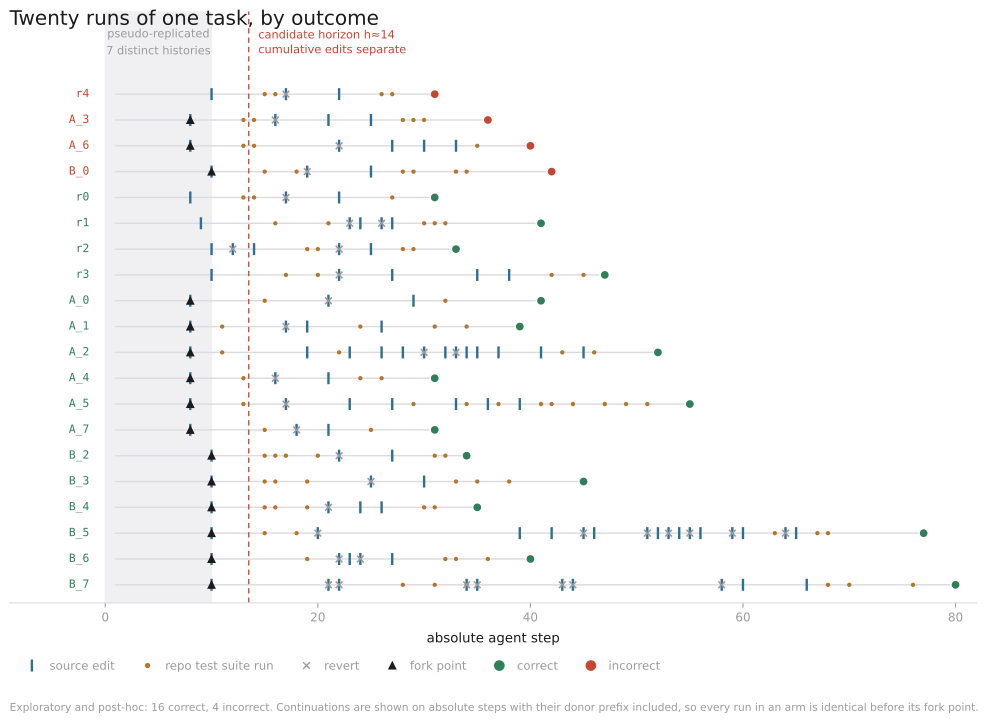

The script that saved this image:
"""Twenty runs of one task, aligned on absolute step, coloured by outcome.

Exploratory and post-hoc: four failures. The figure exists to show where the
sample can and cannot say anything, which is as much of its job as showing the
trajectories.
"""

from __future__ import annotations

import json
import os
import sys
from pathlib import Path

import matplotlib
matplotlib.use("Agg")
import matplotlib.pyplot as plt
from matplotlib.lines import Line2D

ROOT = Path(__file__).resolve().parents[2]
sys.path.insert(0, str(ROOT))
from experiments.coding.align_outcomes import gather

BG = "#ffffff"
INK = "#1b1b1d"
MUTED = "#9a9a9f"
RULE = "#dcdce0"
PASS_C = "#2f7f5b"
FAIL_C = "#c8452e"
EDIT = "#2f6f8f"
TEST = "#b3762a"


def main() -> None:
    runs_dir = os.environ.get("RUNS_ROOT", str(ROOT / "data/runs"))
    labels = json.loads((ROOT / "paper/manifests/correctness_labels.json").read_text())["rows"]
    manifest = json.loads((ROOT / "paper/manifests/h2_phase_a1.json").read_text())
    runs = gather(runs_dir, labels, manifest)
    runs.sort(key=lambda r: (r["correct"], r["arm"] or "", r["run"]))

    fig, ax = plt.subplots(figsize=(13, 8))
    fig.patch.set_facecolor(BG)
    ax.set_facecolor(BG)

    longest = max(len(r["steps"]) for r in runs)
    for index, run in enumerate(runs):
        y = len(runs) - index
        colour = PASS_C if run["correct"] else FAIL_C
        steps = run["steps"]
        ax.plot([1, len(steps)], [y, y], color=RULE, lw=1.1, zorder=1)
        for s in steps:
            if s["source_changed"]:
                ax.plot(s["step"], y, "|", ms=9, color=EDIT, mew=1.8, zorder=3)
            if s["is_suite_test"]:
                ax.plot(s["step"], y, ".", ms=4.5, color=TEST, zorder=2)
            if s["is_revert"]:
                ax.plot(s["step"], y, "x", ms=5, color=MUTED, mew=1.2, zorder=3)
        ax.plot(len(steps), y, "o", ms=7, color=colour, zorder=4,
                markeredgecolor="white", markeredgewidth=1.2)
        if run["fork"]:
            ax.plot(run["fork"], y, "^", ms=5, color=INK, zorder=5)
        ax.text(-1.5, y, run["run"], va="center", ha="right", fontsize=8.5,
                color=colour, family="monospace")

    ax.axvspan(0, 10, color="#f0f0f3", zorder=0)
    ax.text(5, len(runs) + 1.4, "pseudo-replicated\n7 distinct histories",
            ha="center", va="bottom", fontsize=8.5, color=MUTED, linespacing=1.4)
    ax.axvline(13.5, color=FAIL_C, lw=1.0, ls=(0, (4, 3)), zorder=1)
    ax.text(14.4, len(runs) + 1.4, "candidate horizon h≈14\ncumulative edits separate",
            ha="left", va="bottom", fontsize=8.5, color=FAIL_C, linespacing=1.4)

    ax.set_xlim(-9, longest + 2)
    ax.set_ylim(0.3, len(runs) + 3.2)
    ax.set_yticks([])
    ax.set_xlabel("absolute agent step", fontsize=10, color=INK, labelpad=6)
    for side in ("top", "right", "left"):
        ax.spines[side].set_visible(False)
    ax.spines["bottom"].set_color(RULE)
    ax.tick_params(axis="x", colors=MUTED, labelsize=9)

    ax.text(-9, len(runs) + 2.5, "Twenty runs of one task, by outcome",
            fontsize=15, color=INK, va="bottom", ha="left")

    handles = [
        Line2D([], [], marker="|", ls="", color=EDIT, mew=1.8, ms=9, label="source edit"),
        Line2D([], [], marker=".", ls="", color=TEST, ms=6, label="repo test suite run"),
        Line2D([], [], marker="x", ls="", color=MUTED, ms=5, label="revert"),
        Line2D([], [], marker="^", ls="", color=INK, ms=5, label="fork point"),
        Line2D([], [], marker="o", ls="", color=PASS_C, ms=7, label="correct"),
        Line2D([], [], marker="o", ls="", color=FAIL_C, ms=7, label="incorrect"),
    ]
    ax.legend(handles=handles, loc="upper left", bbox_to_anchor=(0.0, -0.08),
              frameon=False, fontsize=8.8, labelcolor=MUTED, ncol=6,
              handletextpad=0.5, columnspacing=1.8)
    fig.text(0.125, -0.02,
             "Exploratory and post-hoc: 16 correct, 4 incorrect. Continuations are "
             "shown on absolute steps with their donor prefix included, so every run "
             "in an arm is identical before its fork point.",
             fontsize=8, color=MUTED, va="top", ha="left")

    out = ROOT / "paper/figures"
    fig.savefig(out / "outcome_alignment.svg", format="svg", bbox_inches="tight", facecolor=BG)
    fig.savefig(out / "outcome_alignment.png", dpi=200, bbox_inches="tight", facecolor=BG)
    print(f"{len(runs)} runs plotted; wrote paper/figures/outcome_alignment.svg and .png")


if __name__ == "__main__":
    main()
